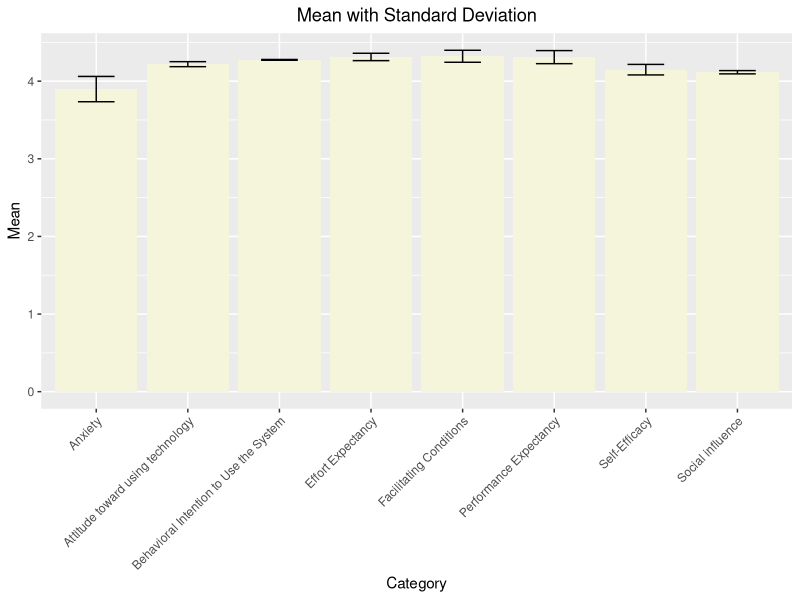
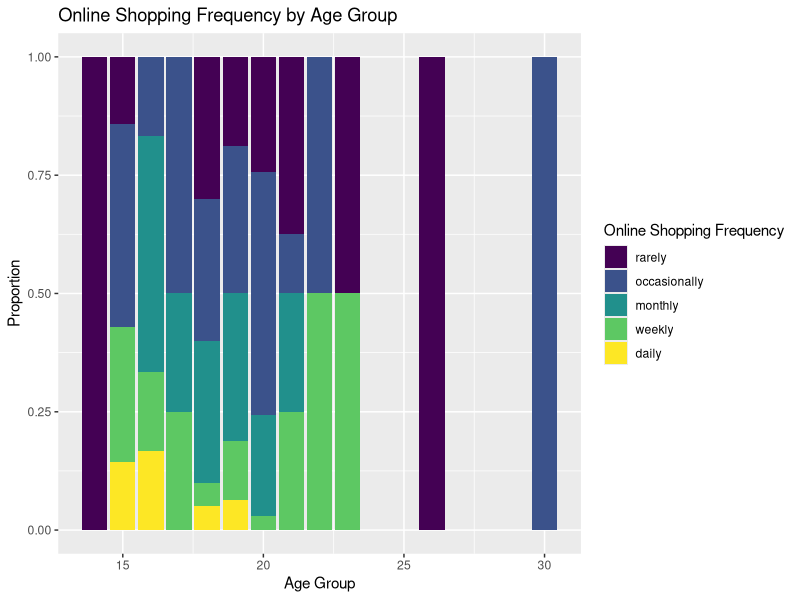

Reproduce these figures in R, in order. (Note: this script raises an error after producing the figures.)
## ---- chunk 1
knitr::opts_chunk$set(echo = TRUE)
## ---- chunk 2
#install.packages("readr")
#install.packages("dplyr")
#install.packages("ggplot2")
#install.packages("tidyr")
#install.packages("stringr")
library(readr)
library(dplyr)
library(ggplot2)
library(tidyr)
library(stringr)


student_satisfaction <- read.csv("student_satisfaction.csv")

str(student_satisfaction)
summary(student_satisfaction)
## ---- chunk 3

student_satisfaction <- student_satisfaction %>%
  filter(prefered_platform != "None")

## ---- chunk 4

question_columns <- c("U6", "RA1", "RA5", "OE7", "EOU3", "EOUS", "EOU6", "EU4", "A1", "AF1", "AF2", "Affect1", "SN1", "SN2", "SF2", "SF4", "PBC2", "PBC3", "PBC5", "FC3", "SE1", "SE4", "SE6", "SE7", "ANX1", "ANX2", "ANX3", "ANX4", "BI1", "BI2", "BI3")

## ---- chunk 5

student_satisfaction <- student_satisfaction %>% 
  mutate_all(na_if, "")

## ---- chunk 6

# Change questions column to factor
for (column_name in question_columns) {
  student_satisfaction[[column_name]] <- factor(student_satisfaction[[column_name]],
                              levels = c("Strongly Disagree", "Disagree", "Neutral", "Agree", "Strongly Agree"),
                              ordered = TRUE)
}

# Change preferred platform column to factor
student_satisfaction$prefered_platform <- factor(student_satisfaction$prefered_platform, 
                                     levels = c("Shopee", "Lazada", "TikTok", "Shein"))

# Change online_shopping_freq column to factor
student_satisfaction$online_shopping_freq <- factor(student_satisfaction$online_shopping_freq, 
                               levels = c("Rarely", "Occasionally", "Monthly", "Weekly", "Daily"))

## ---- chunk 7

demographic_cols <- c("Timestamp", "name", "age", "gender", "grade_level", "address", "contact", "prefered_platform", "online_shopping_freq")
demographics <- student_satisfaction %>% 
  select(all_of(demographic_cols))

determinant_cols <- setdiff(names(student_satisfaction), demographic_cols)
determinants <- student_satisfaction %>% 
  select(all_of(determinant_cols))


## ---- chunk 8

category_map <- list(
  "Performance Expectancy" = c("U6", "RA1", "RA5", "OE7"),
  "Effort Expectancy" = c("EOU3", "EOUS", "EOU6", "EU4"),
  "Attitude toward using technology" = c("A1", "AF1", "AF2", "Affect1"),
  "Social influence" = c("SN1", "SN2", "SF2", "SF4"),
  "Facilitating Conditions" = c("PBC2", "PBC3", "PBC5", "FC3"),
  "Self-Efficacy" = c("SE1", "SE4", "SE6", "SE7"),
  "Anxiety" = c("ANX1", "ANX2", "ANX3", "ANX4"),
  "Behavioral Intention to Use the System" = c("BI1", "BI2", "BI3")
)
category_df <- stack(category_map)
colnames(category_df) <- c("question", "category")

## ---- chunk 9

determinants_means <- determinants %>%
  mutate(across(everything(), as.numeric)) %>%
  summarise_all(.funs = mean) %>% 
  pivot_longer(cols = everything(), names_to = "question", values_to = "mean")

determinants_sds <- determinants %>%
  mutate(across(everything(), as.numeric)) %>%
  summarise_all(.funs = sd) %>% 
  pivot_longer(cols = everything(), names_to = "question", values_to = "sd")


determinant_summary <- determinants_means %>%
  inner_join(determinants_sds, by = "question") %>%
  inner_join(category_df, by = "question")

determinant_summary

## ---- chunk 10

determinant_mean_by_category <- aggregate(mean ~ category, determinant_summary, mean)
determinant_sd_by_category <- aggregate(sd ~ category, determinant_summary, sd)

determinant_summary_by_category <- determinant_mean_by_category %>%
  inner_join(determinant_sd_by_category, by= "category")

determinant_summary_by_category

#write.csv(determinant_summary_by_category, "determinant_mean_sd.csv")
## ---- chunk 11
library(dplyr)
demographics <- demographics %>%
  select(-Timestamp, -name, -contact, -address)

demographics <- demographics %>%
  mutate_all(tolower)

# gender
demographics$gender[!(demographics$gender %in% c("male", "female"))] <- "other"

# age
demographics$age <- as.numeric(demographics$age) 

# grade level
demographics$grade_level <- gsub("senior", "", demographics$grade_level) 
demographics$grade_level <- str_trim(demographics$grade_level)


# convert to factor
demographics$gender <- as.factor(demographics$gender)
demographics$grade_level <- as.factor(demographics$grade_level)
demographics$prefered_platform <- as.factor(demographics$prefered_platform)
demographics$online_shopping_freq <- factor(demographics$online_shopping_freq, 
                           levels = c("rarely", "occasionally", "monthly", "weekly", "daily"), 
                           ordered = TRUE)


str(demographics)


#write.csv(demographics, "cleaned-demographics.csv")

## ---- chunk 12
determinant_mean_sd <- read_csv("determinant_mean_sd.csv")

determinant_plot <- ggplot(determinant_mean_sd,aes(x=category, y=mean))+
                    geom_bar(stat='identity', fill='beige')+
                    geom_errorbar(aes(ymin = mean-sd, ymax = mean+sd),width=0.4,position=position_dodge(0.9))+
                    labs(title = "Mean with Standard Deviation",
                    x = "Category",
                    y = "Mean") +
                    theme(plot.title = element_text(hjust = 0.5),
                    axis.text.x = element_text(angle = 45, hjust = 1))
determinant_plot


## ---- chunk 13
cleaned_demographics <- read_csv("cleaned-demographics.csv")
View(cleaned_demographics)
#Online shopping frequency by age group
ageShoppingFreq_plot <- 
  ggplot(demographics, aes(x = age, fill = online_shopping_freq)) +
  geom_bar(position = "fill") +
  labs(title = "Online Shopping Frequency by Age Group",
       x = "Age Group",
       y = "Proportion",
       fill = "Online Shopping Frequency")
ageShoppingFreq_plot




# Define age group bins
age_bins <- c(14, 18, 24, 30)

# Create age groups
demographics$age_group <- cut(demographics$age, breaks = age_bins, labels = c("14-18", "19-24", "25-30"))

# Bar plot for online shopping frequency by age group
ggplot(demographics, aes(x = age_group, fill = online_shopping_frequency)) +
  geom_bar(position = "fill") +
  labs(title = "Online Shopping Frequency by Age Group",
       x = "Age Group",
       y = "Proportion",
       fill = "Online Shopping Frequency")

